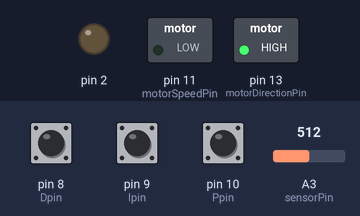
Bench run of a sketch on a simulated Arduino Uno, built with avr-gcc and run on an emulated ATmega328P. Parts: switched loads named in the sketch (green lamp = pin HIGH), output pins drawn as LEDs (lit = HIGH). The inputs (shaded band) are chosen by the test bench; at power-on: pin 8 (Dpin) HIGH, pin 9 (Ipin) HIGH, pin 10 (Ppin) HIGH, A3 (sensorPin) = 512. What the sketch prints to the serial monitor is not drawn.

Above: at 0.1 s.
Timing chart, 0 to 1.6 s (numbered marks = the images above):
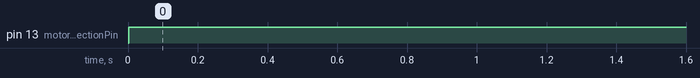

The sketch:

PIDControllerForProcessingFinal.ino
```cpp
/*
// This code is used to run a joystick in one axis. It used a brushed dc motor shield, and a magnetic hall effect sensor to
// determine location and is ased on a design from Vanderbilt University.


This code communicates with a processing sketch called HapticPaddlePIDFrontEnd_v3.
It allows the user to see the input and output of the PID controller. It was
developed for use in DMC classes at Tennessee Tech University

Inputs are taken from 3 switches to turn on or off the P,I,and D parameters.
This is done so that students can explore the different kinds of controllers.
P = D10
I = D9
D = D8

This code uses the Arduino PID Library as a controller

Black Motor Lead -> B3
Red Motor Lead   -> B4
Sensor pin       -> A3


// Pulling the stick to the right is positive.

//Last edited 1/29/2015
//Matthew Powelson - Tennessee Tech University
*/

#include <PID_v1.h>


// Pins for gain switches
const int Ppin = 10;
const int Ipin = 9;
const int Dpin = 8;

// Default gain values  <<<<<-------------------------------------
float Kp = 0.3;
float Ki = 0.01;
float Kd = 0.01;


int motorDirectionPin = 13; // Pin on shield for motor direction (motor a)
int motorSpeedPin = 11; // Pin on shield for motor PWM (speed) (motor a)
int sensorPin = 3; // pin that magnetic encoder is on


int gap = 50;
double center = 0;
double offset = 0;
int location;
int previouslocation;
double absoluteLocation;

int overdrive = 0;
int sensorRange = 1028;           //This number mulitplied by overdrive and added to the current sensor reading should give abs location. This number can vary with setup.
int safetyCutoff = 1500;
double motorSpeed = 0;


//Variables may need to be doubles. Check if errors
PID myPID(&absoluteLocation, &motorSpeed, &center, 2, 5, 1, DIRECT);
long clock = 0;

unsigned long serialTime;
//--------------------------------------------------------------------------------------------------------
void setup()
{
  Serial.begin(115200);                  //Slowing this down greatly decreases performance of the paddle
  Serial.println("Location Setup");
  pinMode(motorDirectionPin, OUTPUT);
  pinMode(motorSpeedPin, OUTPUT);
  pinMode(2, OUTPUT);
//  center = analogRead(sensorPin);
  offset = analogRead(sensorPin);
  location = analogRead(sensorPin);
  previouslocation = analogRead(sensorPin);

  //turn the PID on
  myPID.SetMode(AUTOMATIC);
  myPID.SetOutputLimits(-255 , 255);
  myPID.SetSampleTime(5);             // milliseconds
  myPID.SetTunings( Kp, Ki, Kd );
  //  myPID.SetTunings( 1.0 , 0 , 0.0 );


//Enable pins for the switch inputs
  pinMode(Ppin, INPUT);
  pinMode(Ipin, INPUT);
  pinMode(Dpin, INPUT);

  digitalWrite(Ppin, HIGH);   //enable internal pullups
  digitalWrite(Ipin, HIGH);   //enable internal pullups
  digitalWrite(Dpin, HIGH);   //enable internal pullups


}
//----------------------------------------------------------------------------------------------------------
void loop()
{
  GetLocation();

  //-------------------------------------------------------------------------
  // At this point we have the variable absoluteLocation and motorSpeed.
  // Put code to relate the two here ie, f(absoluteLocation) = motorSpeed
  // motorSpeed should range from -255 to 255
  // A positive motorSpeed will try to increase absoluteLocation.
  // A negative motorSpeed will try to decrease absoluteLocation.

  //Modify code below


  //Turn on or off gains based on switch
  float p = Kp;
  float i = Ki;
  float d = Kd;

  if (digitalRead(Ppin) == HIGH)     p = 0;
  if (digitalRead(Ipin) == HIGH)     i = 0;
  if (digitalRead(Dpin) == HIGH)     d = 0;
  myPID.SetTunings( p, i, d );

  //Display current Gains
//  Serial.print("  Kp = ");
//  Serial.print(myPID.GetKp());
//  Serial.print(" Ki = ");
//  Serial.print(myPID.GetKi());
//  Serial.print(" Kd = ");
//  Serial.print(myPID.GetKd());

  // Compute PID
  myPID.Compute();


  // Create Dead Zone in around center to account for sensor noise
  if (absoluteLocation < (center + gap) && absoluteLocation > (center - gap)) // center of range of movement, no motor speed
  {
    motorSpeed = 0;
  }


  //Modify code above

  //----------------------------------------------------------
  // Display time since last cycle
//  Serial.print("   Cycle Time: ");
//  Serial.print(millis() - clock);
  clock = millis();

  // Drive the motors according to variable motorSpeed
  WriteMotors();

  //------------------------------------------------------------
  //send-receive with processing if it's time
  if (millis() > serialTime)
  {
    SerialReceive();
    SerialSend();
    serialTime += 10;    //Basically every time
  }


  // Safety cutoff - Shuts off motors if sensor is outside safe range.
  //---------------------------------------------------------

  if (absoluteLocation > center + safetyCutoff || absoluteLocation < center - safetyCutoff )
  {
    digitalWrite(motorDirectionPin, LOW);
    analogWrite(motorSpeedPin,  0);
    while (1) Serial.println("Safety Cutoff Triggered. Infinite loop initiated.");
  }


}  //loop

//----------------------------------------------------------------------------------------------------------
void GetLocation()
{

//  Serial.print("center: ");
//  Serial.print(center);
//  Serial.print("   ");
  //  Serial.print(analogRead(sensorPin));
  previouslocation = location;
  location = analogRead(sensorPin);

  if ((previouslocation - location) > 800)
  {
    overdrive++;
  }

  if ((location - previouslocation) > 800)
  {
    overdrive--;
  }
//  Serial.print("   Overdrive: ");
//  Serial.print(overdrive);
//  Serial.print("    Absolute Location: ");
  absoluteLocation = location + overdrive * sensorRange - offset;
//  Serial.print(absoluteLocation);

}

//---------------------------------------------------------------------------------------------------------
//motorSpeed should be a value from -255 - 255
void WriteMotors()
{
  //Write to the motors
  //------------------------------------------------------------
//  Serial.print("     Motor Speed: ");
  Serial.print(motorSpeed);
  if (motorSpeed > 0)
  {
    digitalWrite(motorDirectionPin, LOW);
    analogWrite(motorSpeedPin,  abs(motorSpeed));
//    Serial.println("     Motors LOW");
  }
  if (motorSpeed < 0)
  {
    digitalWrite(motorDirectionPin, HIGH);
    analogWrite(motorSpeedPin,  abs(motorSpeed));
//    Serial.println("     Motors HIGH");
  }
  if (motorSpeed == 0)
  {
    digitalWrite(motorDirectionPin, HIGH);
    analogWrite(motorSpeedPin,  0);
//    Serial.println("     Motors Off");
  }
}


//Below is code for interface with processing
//=============================================================================================================

/********************************************
 * Serial Communication functions / helpers
 ********************************************/


union {                // This Data structure lets
  byte asBytes[24];    // us take the byte array
  float asFloat[6];    // sent from processing and
}                      // easily convert it to a
foo;                   // float array


// getting float values from processing into the arduino
// was no small task.  the way this program does it is
// as follows:
//  * a float takes up 4 bytes.  in processing, convert
//    the array of floats we want to send, into an array
//    of bytes.
//  * send the bytes to the arduino
//  * use a data structure known as a union to convert
//    the array of bytes back into an array of floats

//  the bytes coming from the arduino follow the following
//  format:
//  0: 0=Manual, 1=Auto, else = ? error ?
//  1: 0=Direct, 1=Reverse, else = ? error ?
//  2-5: float center
//  6-9: float absoluteLocation
//  10-13: float motorSpeed
//  14-17: float P_Param
//  18-21: float I_Param
//  22-245: float D_Param
void SerialReceive()
{

  // read the bytes sent from Processing
  int index = 0;
  byte Auto_Man = -1;
  byte Direct_Reverse = -1;
  while (Serial.available() && index < 26)
  {
    if (index == 0) Auto_Man = Serial.read();
    else if (index == 1) Direct_Reverse = Serial.read();
    else foo.asBytes[index - 2] = Serial.read();
    index++;
  }

  // if the information we got was in the correct format,
  // read it into the system
  if (index == 26  && (Auto_Man == 0 || Auto_Man == 1) && (Direct_Reverse == 0 || Direct_Reverse == 1))
  {
    center = double(foo.asFloat[0]);
    //absoluteLocation=double(foo.asFloat[1]);       // * the user has the ability to send the
    //   value of "absoluteLocation"  in most cases (as
    //   in this one) this is not needed.
    if (Auto_Man == 0)                    // * only change the motorSpeed if we are in
    { //   manual mode.  otherwise we'll get an
      motorSpeed = double(foo.asFloat[2]);    //   motorSpeed blip, then the controller will
    }                                     //   overwrite.

    double p, i, d;                       // * read in and set the controller tunings
    Kp = double(foo.asFloat[3]);           //
    Ki = double(foo.asFloat[4]);           //
    Kd = double(foo.asFloat[5]);           //
    //myPID.SetTunings(p, i, d);            //

    if (Auto_Man == 0) myPID.SetMode(MANUAL); // * set the controller mode
    else myPID.SetMode(AUTOMATIC);             //

    if (Direct_Reverse == 0) myPID.SetControllerDirection(DIRECT); // * set the controller Direction
    else myPID.SetControllerDirection(REVERSE);          //
  }
  Serial.flush();                         // * clear any random data from the serial buffer
}

// unlike our tiny microprocessor, the processing ap
// has no problem converting strings into floats, so
// we can just send strings.  much easier than getting
// floats from processing to here no?
void SerialSend()
{
  Serial.print("PID ");
  Serial.print(center);
  Serial.print(" ");
  Serial.print(absoluteLocation);
  Serial.print(" ");
  Serial.print(motorSpeed);
  Serial.print(" ");
  Serial.print(myPID.GetKp());
  Serial.print(" ");
  Serial.print(myPID.GetKi());
  Serial.print(" ");
  Serial.print(myPID.GetKd());
  Serial.print(" ");
  if (myPID.GetMode() == AUTOMATIC) Serial.print("Automatic");
  else Serial.print("Manual");
  Serial.print(" ");
  if (myPID.GetDirection() == DIRECT) Serial.println("Direct");
  else Serial.println("Reverse");
}
```

Measured:
- by itself, pin 13 (motorDirectionPin): LOW → HIGH at 0.00 s
